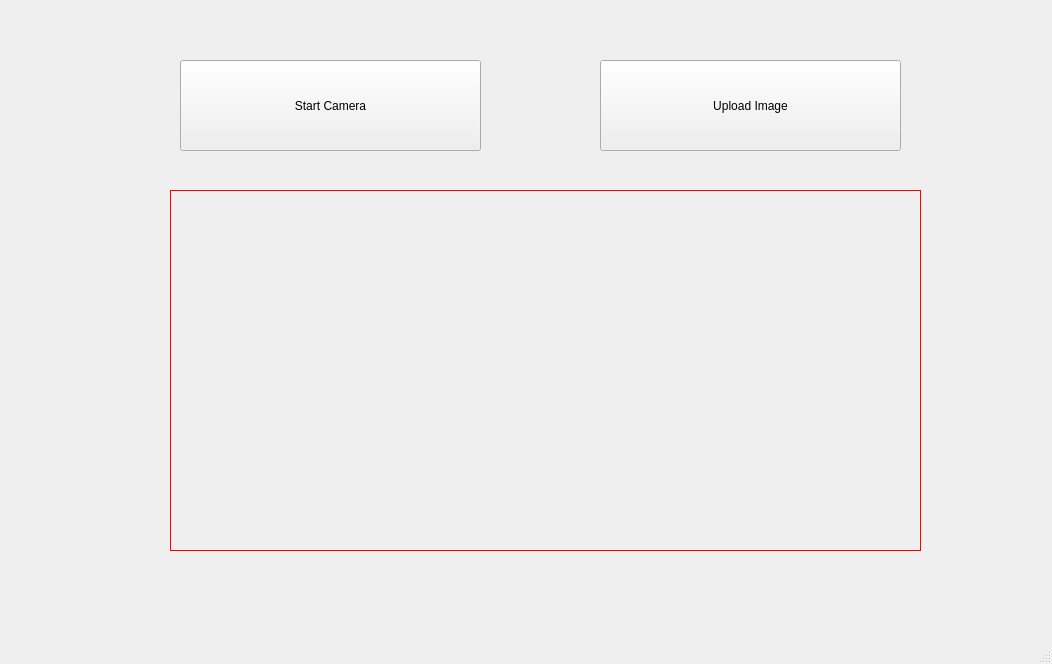
<?xml version="1.0" encoding="UTF-8"?>
<ui version="4.0">
 <class>MainWindow</class>
 <widget class="QMainWindow" name="MainWindow">
  <property name="geometry">
   <rect>
    <x>0</x>
    <y>0</y>
    <width>1052</width>
    <height>664</height>
   </rect>
  </property>
  <property name="windowTitle">
   <string>MainWindow</string>
  </property>
  <widget class="QWidget" name="centralwidget">
   <widget class="QPushButton" name="pushButton">
    <property name="geometry">
     <rect>
      <x>180</x>
      <y>60</y>
      <width>301</width>
      <height>91</height>
     </rect>
    </property>
    <property name="styleSheet">
     <string notr="true">font: 20pt &quot;MS Shell Dlg 2&quot;;</string>
    </property>
    <property name="text">
     <string>Start Camera</string>
    </property>
   </widget>
   <widget class="QPushButton" name="pushButton_2">
    <property name="geometry">
     <rect>
      <x>600</x>
      <y>60</y>
      <width>301</width>
      <height>91</height>
     </rect>
    </property>
    <property name="styleSheet">
     <string notr="true">font: 20pt &quot;MS Shell Dlg 2&quot;;</string>
    </property>
    <property name="text">
     <string>Upload Image</string>
    </property>
   </widget>
   <widget class="QLabel" name="label">
    <property name="geometry">
     <rect>
      <x>170</x>
      <y>190</y>
      <width>751</width>
      <height>361</height>
     </rect>
    </property>
    <property name="styleSheet">
     <string notr="true">border: 1px solid red;</string>
    </property>
    <property name="text">
     <string/>
    </property>
   </widget>
  </widget>
  <widget class="QMenuBar" name="menubar">
   <property name="geometry">
    <rect>
     <x>0</x>
     <y>0</y>
     <width>1052</width>
     <height>31</height>
    </rect>
   </property>
  </widget>
  <widget class="QStatusBar" name="statusbar"/>
 </widget>
 <resources/>
 <connections/>
</ui>
